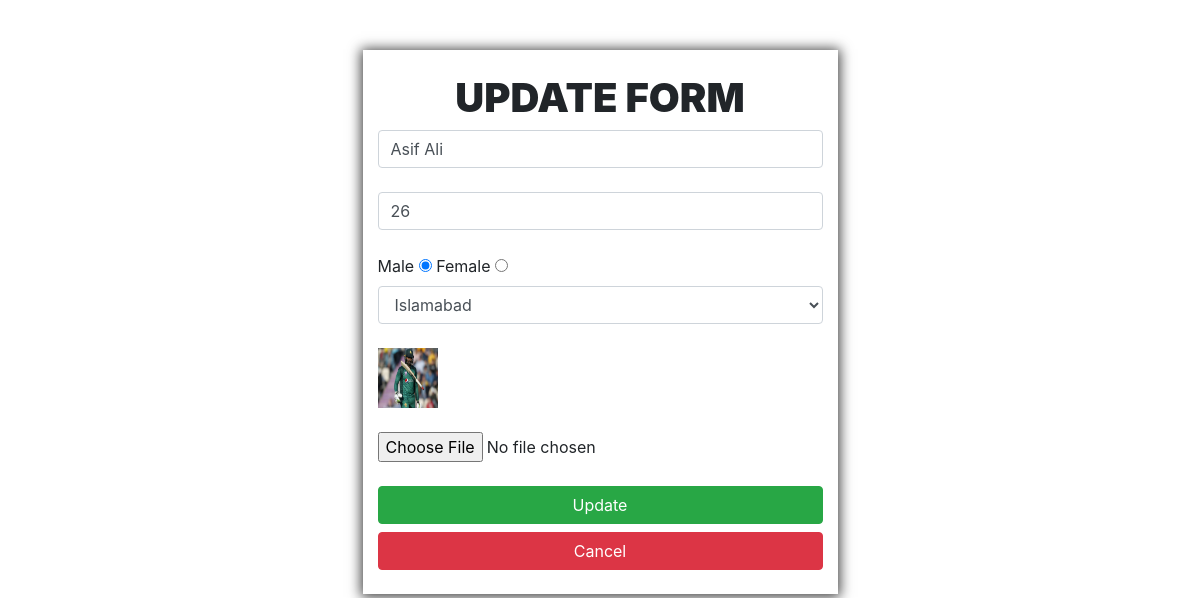
The app's page /CrudWithImages/Update.php?id=1 (signed in) with its own data.
### tables this page shows
CREATE TABLE `users` (
  `ID` int(11) NOT NULL,
  `NAME` varchar(50) NOT NULL,
  `AGE` tinyint(4) NOT NULL,
  `GENDER` varchar(50) NOT NULL,
  `CITY` varchar(50) NOT NULL,
  `IMAGE_PATH` varchar(400) NOT NULL
);

### CrudWithImages/Update.php (the view, shortened to what this page needs)
<?php
include('dbConnection.php');
$UpdatedId = $_GET['id']??"";
$query = "select * from USERS where ID='$UpdatedId'";
$result = mysqli_query($con,$query);
$data = mysqli_fetch_assoc($result);
?>
<!doctype html>
<html lang="en">
  <head>
    <link rel="stylesheet" href="https://stackpath.bootstrapcdn.com/bootstrap/4.3.1/css/bootstrap.min.css">
    <link rel="stylesheet" href="dist/sweetalert2.min.css">
  </head>
  <body>
      <div class="container" style="margin-top:50px;">
          <div class="row">
              <div class="col-md-5 mx-auto" style="-webkit-box-shadow: 0px 1px 12px 2px rgba(0,0,0,0.75);
-moz-box-shadow: 0px 1px 12px 2px rgba(0,0,0,0.75);
box-shadow: 0px 1px 12px 2px rgba(0,0,0,0.75);">
                      <form action="" method="post" enctype="multipart/form-data">
                      <br>
                      <h1 class="text-center" style="font-weight:900">UPDATE FORM</h1>
                      <input type="text" name="name" placeholder="Enter Name" class="form-control" value="<?php echo $data['NAME']; ?>" required>
                      <br>
                      <input type="number" name="age" placeholder="Enter Age" class="form-control" value="<?php echo $data['AGE']; ?>" required>
                      <br>
                      <?php
                      if($data['GENDER']=="Male")
                      {
                          echo"
                          <label>Male</label>
                          <input type='radio' name='gender' value='Male' Checked>
                          <label>Female</label>
                          <input type='radio' name='gender' value='Female'>
                          <br>";
                      }
                      ?>
                      <?php
                      if($data['CITY']=="Karachi")
                      {
                          echo"
                          <select name='city' class='form-control' required>
                          <option value=''>Select City</option>
                          <option value='Lahore'>Lahore</option>
                          <option value='Karachi' Selected>Karachi</option>
                          <option value='Islamabad'>Islamabad</option>
                          <option value='Peshawar'>Peshawar</option>
                          </select>
                          <br>";
                      }
                      else if($data['CITY']=="Islamabad")
                      {
                        echo "
                        <select name='city' class='form-control' required>
                        <option value=''>Select City</option>
                        <option value='Lahore'>Lahore</option>
                        <option value='Karachi'>Karachi</option>
                        <option value='Islamabad' Selected>Islamabad</option>
                        <option value='Peshawar'>Peshawar</option>
                        </select>
                        <br>";
                      }
                      ?>
                      <?php
                      if($data['IMAGE_PATH']!="" && $data['IMAGE_PATH']!=null)
                      {
                          echo "<img src='$data[IMAGE_PATH]' width='60' height='60'>";
                      }
                      ?>
                      <br> <br>
                      <input type="file" name="image">
                      <br> <br>
                      <input type="submit" value="Update" name="UpdateBtn" class="btn btn-success btn-block">
                      <a href="Retrieval.php" class="btn btn-danger btn-block">Cancel</a>
                      <br>
                  </form>
              </div>
          </div>
      </div>
  </body>
</html>

### records on screen
users: name "Asif Ali", age "26", IMAGE_PATH (picture)
